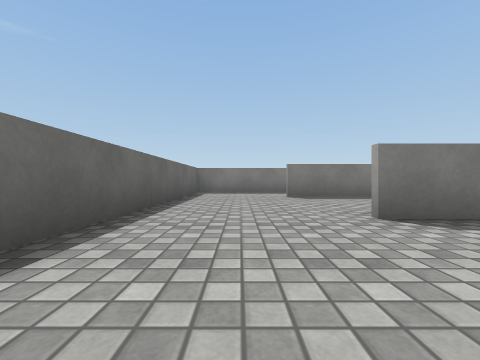
view 1 (above)

24 first-person views from a walk through a 3-D level made in the Unity game engine. The camera is 0.23 m above the floor, looks level and sees 90° across. The floor is counted in squares, 0.5 m on a side. Each view is taken from the middle of a square. On the plan, view 1 faces up. The plan holds only what a view shows up to about 9 squares ahead; the rest is blank. The player is left out. Surface patterns are stand-ins for the level's own textures.

view 2
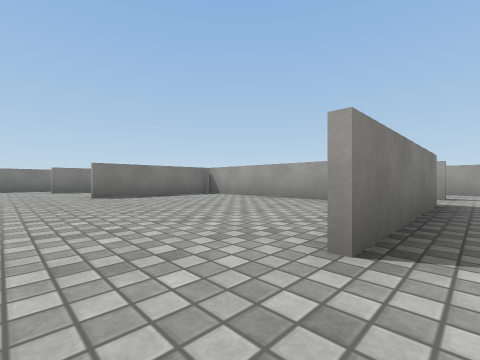

view 3
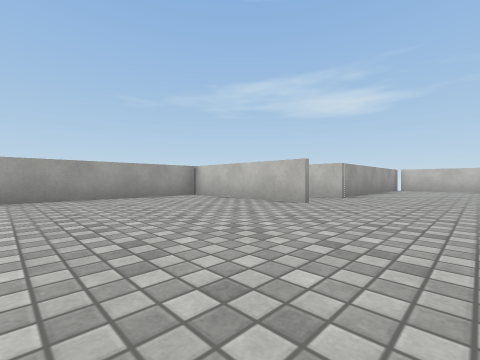

view 4
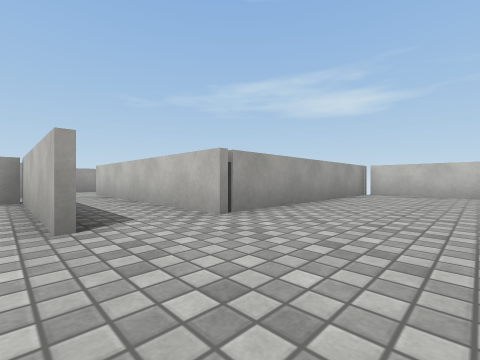

view 5
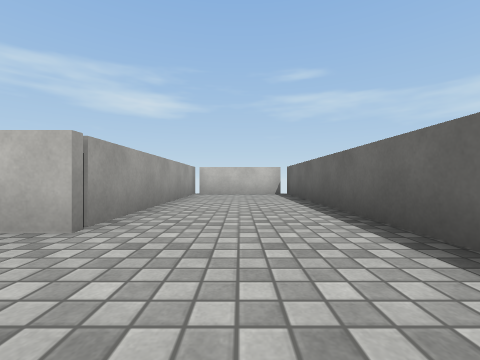

view 6
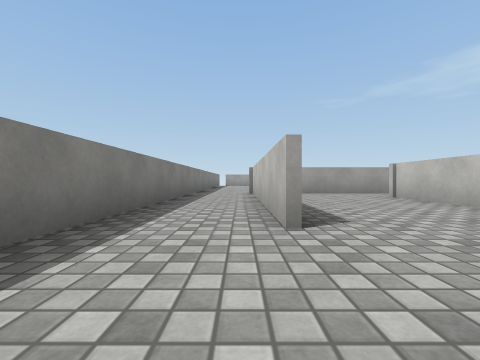

view 7
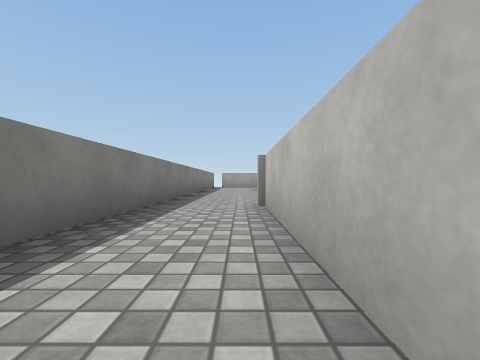

view 8
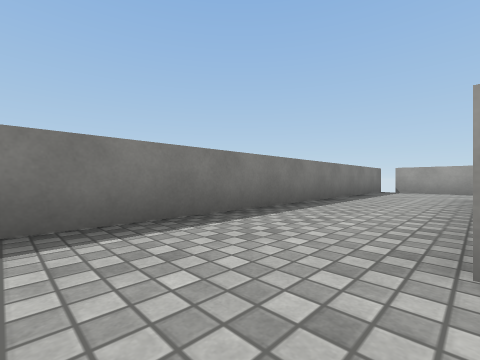

view 9
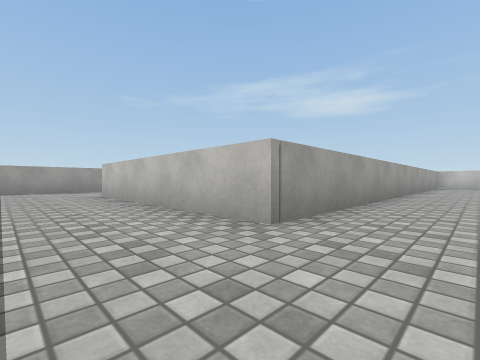

view 10
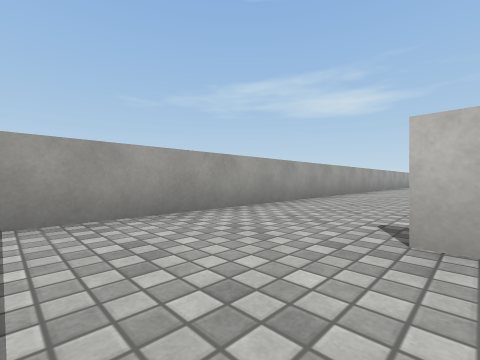

view 11
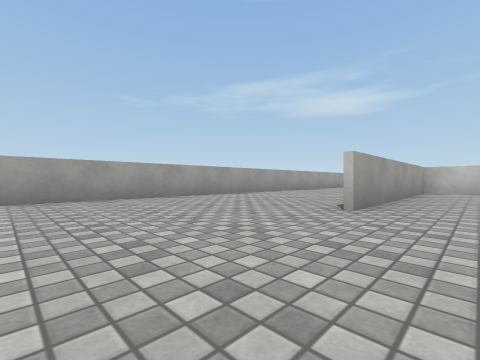

view 12
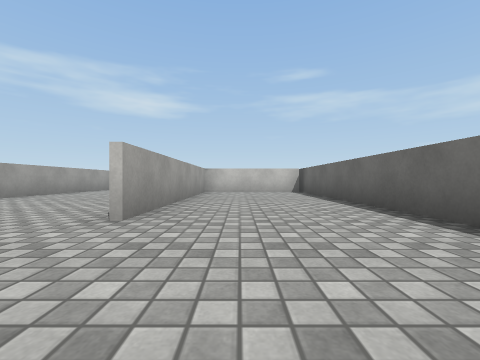

view 13
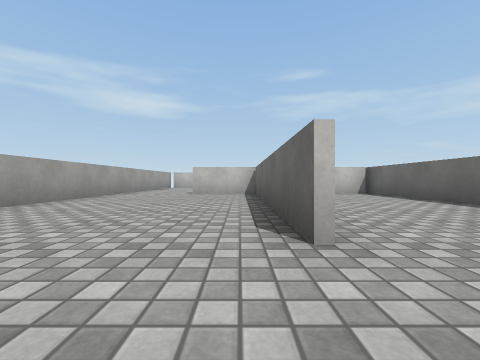

view 14
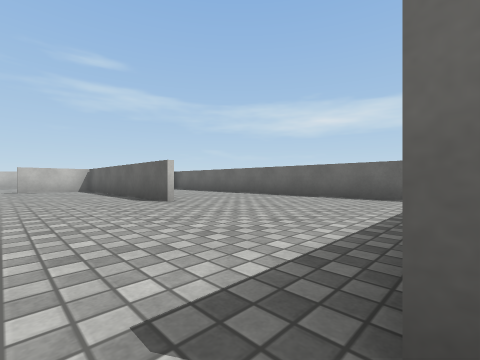

view 15
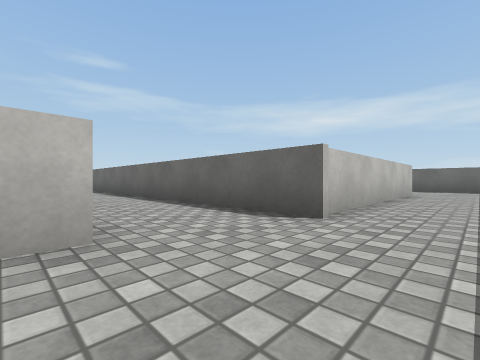

view 16
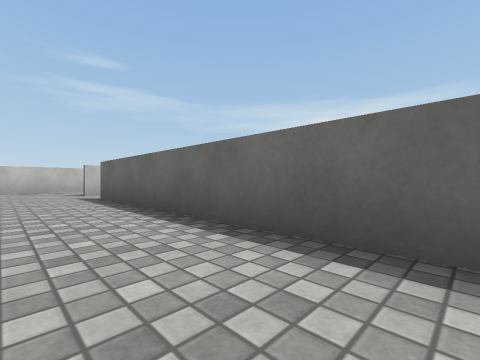

view 17
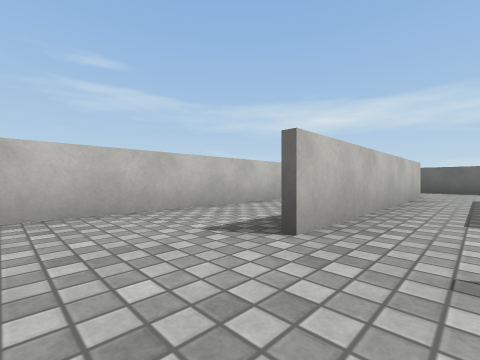

view 18
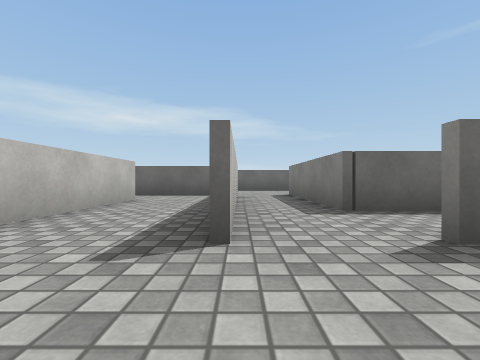

view 19
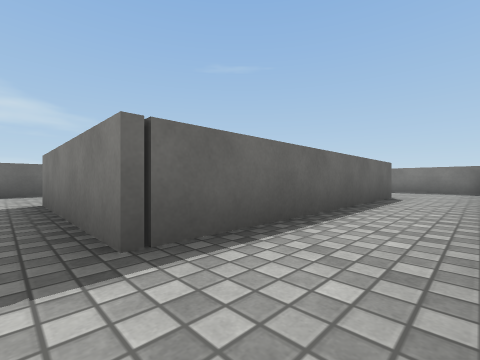

view 20
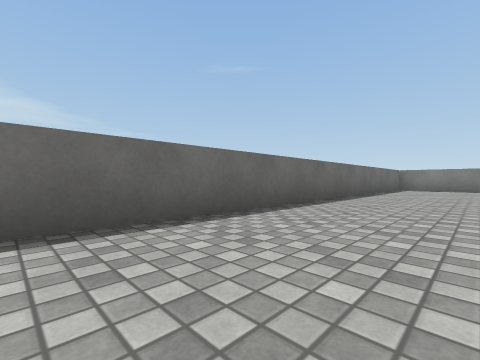

view 21
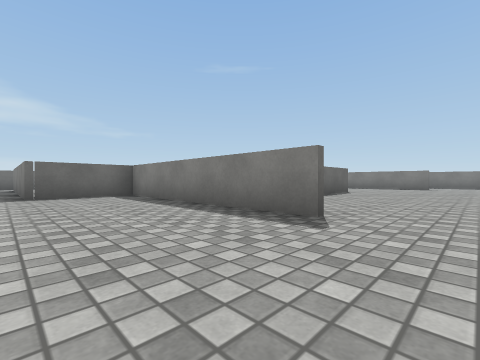

view 22
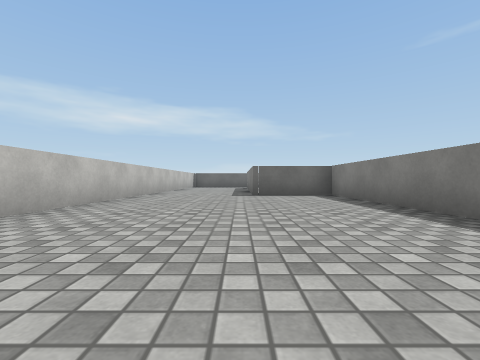

view 23
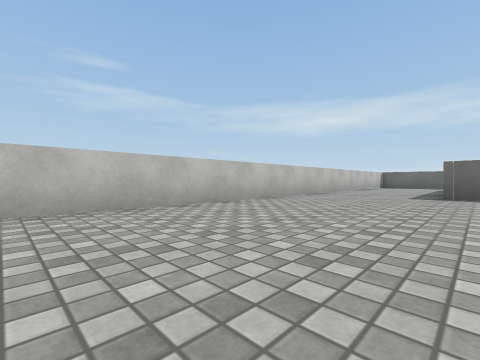

view 24
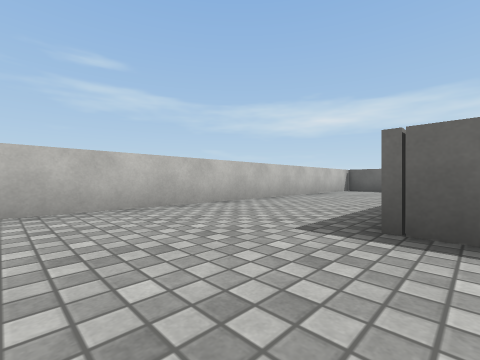

### Floor plan
Ten units are one square. View 1 is at (0, 0); x grows to the right and y downward. Boxes are objects, and circles mark ways between rooms. Rooms are numbered by the first view taken in them; rooms with no view inside come last. Other rooms are left out.
<svg viewBox="-21 -91 207 205">
<path fill="none" stroke="#000" d="M30 -30 54 -30M71 -36 71 -50M70 -64 12 -64M12 -66 73 -66 73 35M14 33 53 33 53 -28 16 -28M-15 -84 -15 109 15 109 15 51M95 52 95 -60 154 -60M180 -54 180 -81M181 -86 -16 -86M135 -14 135 49M97 -49 97 51M133 50 133 -14M180 45 180 -54M98 51 156 51M34 74 98 74M16 59 16 82M71 -19 71 -36M54 -30 54 35 14 35M15 51 74 51M97 51 97 76 48 76M156 52 95 52M180 60 180 45M32 109 170 109"/>
<circle cx="165" cy="-60" r="3" fill="#2a7"/>
<circle cx="85" cy="50" r="3" fill="#2a7"/>
<circle cx="20" cy="40" r="3" fill="#2a7"/>
<circle cx="60" cy="-30" r="3" fill="#2a7"/>
<circle cx="70" cy="40" r="3" fill="#2a7"/>
<circle cx="165" cy="50" r="3" fill="#2a7"/>
<circle cx="30" cy="80" r="3" fill="#2a7"/>
<text x="40" y="-20">1</text>
<text x="140" y="-10">2</text>
<text x="60" y="60">3</text>
<text x="60" y="20">4</text>
<text x="120" y="80">5</text>
</svg>
Room 1 opens to room 2. Room 1 opens to room 3. Room 1 opens to room 4. Room 2 opens to room 5. Room 3 opens to room 5.

Where each view was taken, in squares from view 1:
view 1: 0 up, 0 right, facing up
view 2: 4 down, 0 right, facing up-right
view 3: 1 up, 1 left, facing down-right
view 4: 3 down, 1 left, facing down-right
view 5: 3 down, 0 right, facing down
view 6: 7 up, 1 left, facing right
view 7: 7 up, 3 right, facing right
view 8: 6 up, 8 right, facing up-right
view 9: 8 up, 8 right, facing down-right
view 10: 8 up, 15 right, facing down-right
view 11: 5 up, 12 right, facing down-right
view 12: 4 up, 12 right, facing down
view 13: 3 up, 14 right, facing down
view 14: 6 up, 16 right, facing down-left
view 15: 8 up, 10 right, facing down-left
view 16: 3 up, 9 right, facing down-left
view 17: 4 down, 9 right, facing down-left
view 18: 5 down, 9 right, facing left
view 19: 4 down, 7 right, facing up-left
view 20: 4 down, 1 right, facing up-left
view 21: 8 down, 17 right, facing up-left
view 22: 8 down, 17 right, facing left
view 23: 7 down, 17 right, facing down-left
view 24: 7 down, 12 right, facing down-left
